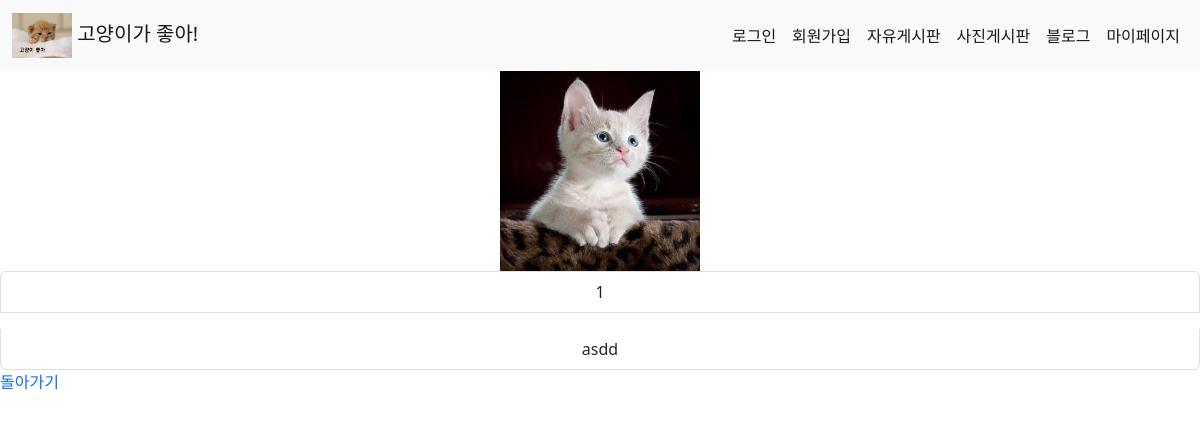
Screenshot of /blog/yun6800/free/ with the database file from the repository.
### accounts/models.py (models this page shows)
class MyUser(AbstractUser):
    avatar = models.ImageField(blank=True)
    age = models.IntegerField(blank=True, null=True)
    univ = models.CharField(max_length=15, blank=True)
    job = models.CharField(max_length=20, blank=True)
    blog = models.OneToOneField(MyBlog, on_delete=models.CASCADE, null=True)
    job_group_choices = (('경영,사무,금융,보험직', '경영,사무,금융,보험직')
                         , ('연구,공학,기술직', '연구,공학,기술직')
                         , ('교육,법률,사회복지,경찰,소방직 및 군인', '교육,법률,사회복지,경찰,소방직 및 군인')
                         , ('보건,의료직', '보건,의료직')
                         , ('예술,디자인,방송,스포츠직', '예술,디자인,방송,스포츠직')
                         , ('미용,경비,청소직', '미용,경비,청소직')
                         , ('영업등', '영업,판매,운전,운송직')
                         , ('영업,판매,운전,운송직', '건설,채굴직')
                         , ('설치,정비,생산직', '설치,정비,생산직')
                         , ('농립어업직', '농립어업직')
                         , ('기타', '기타'))
    job_group = models.CharField(max_length=30, default="기타", choices=job_group_choices)
    gender_choices = (('남성', '님성'), ('여성', '여성'))
    gender = models.CharField(max_length=7, choices=gender_choices)

### myblog/models.py (models this page shows)
class MyBlogPost(models.Model):
    blog = models.ForeignKey(MyBlog, on_delete=models.CASCADE)
    author = models.CharField(max_length=25)
    subject_group = (('고양이','고양이'),('자유','자유'))
    subject = models.CharField(max_length=20, choices=subject_group)
    title = models.CharField(max_length=40)
    content = models.CharField(max_length=1000)
    pub_date = models.DateTimeField(auto_now_add=True)
    update_date = models.DateTimeField(auto_now=True)

### myblog/views.py (the view)
# urls.py: path('<str:userid>/free/', views.blog_free, name='blog_free_board'),
def blog_free(request, userid):
    user = get_object_or_404(get_user_model(), username=userid)
    post_list = MyBlogPost.objects.all().filter(blog=user.blog)
    return render(request, 'myblog/blog_free.html', {'post_list': post_list, 'blog_user': user})

### myblog/templates/myblog/blog_free.html (shortened to what this page needs)
{% extends 'myblog/base.html' %}
{% block content %}
    {% if post_list %}
        <div class="text-center">
            <img width="200px" height="200px" src={{ blog_user.avatar.url }}>
            <ul class="list-group">
                {% for post in post_list %}
                    <p class="list-group-item">{{ forloop.counter }}</p>
                    <a class="list-group-item"
                       href="{% url 'myblog:blog_free_detail' userid=blog_user.username pk=post.pk %}">{{ post.title }}</a>
                {% endfor %}
            </ul>
        </div>
    {% else %}
        {% if user.username == blog_user.username %}
            <p>새 포스팅을 작성해보세요!</p>
        {% endif %}
    {% endif %}
    <a href="{% url 'myblog:myblog' blog_user.username %}">돌아가기</a>
{% endblock %}

### myblog/templates/myblog/base.html (style rules this page uses)
a { text-decoration: none; }

### rows the page displays
MyUser: avatar (picture)
MyBlogPost: title "asdd"
